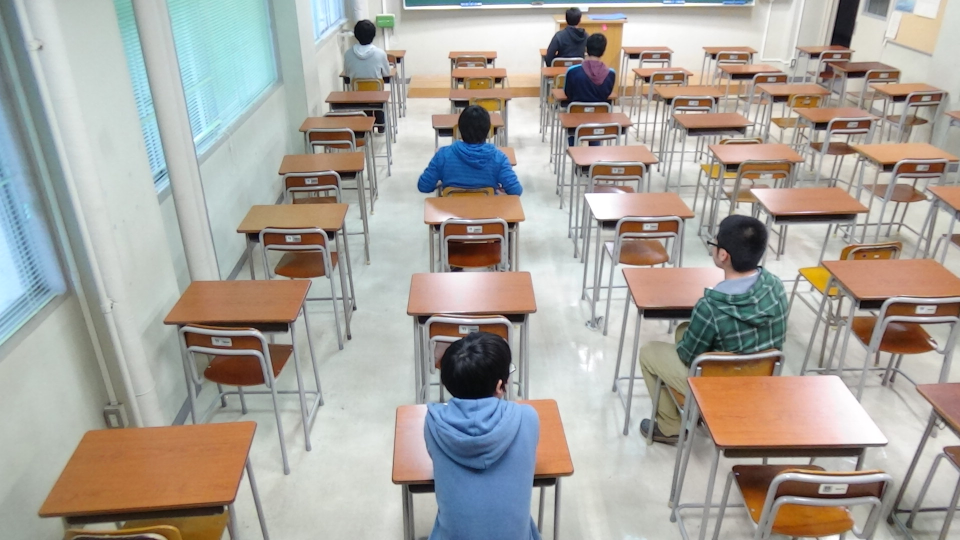
#> input picture ImageAnalysis/item/bright_hu.jpg, 1920 x 1080 px (shown at 1/2 size)
$ python contrast_down.py
#> lines starting #> are read from the running program, lines starting #| are printed output that depends on the picture; after the words box and inside, x2 and y2 are one past the last pixel; in counts of white or black regions, pixels touching at a corner belong together
### ImageAnalysis/Binarization2.py
import cv2
import numpy as np

# 4近傍の定義
neiborhood4 = np.array([[0, 1, 0],
                        [1, 1, 1],
                        [0, 1, 0]],
                        np.uint8)

# 8近傍の定義
neiborhood8 = np.array([[1, 1, 1],
                        [1, 1, 1],
                        [1, 1, 1]],
                        np.uint8)

#膨張
def dilate(src_img):
    # 8近傍で膨張処理
    for i in range(3):
        src_img = cv2.dilate(src_img,
                              neiborhood8,
                              iterations=1)
    return src_img

#圧縮
def erode(src_img):
    # 8近傍で縮小処理
    for i in range(3):
        src_img = cv2.erode(src_img,
                              neiborhood8,
                              iterations=1)
    return src_img

#2値化
# [22 lines left out: function binarization2, not called in this run]

### ImageAnalysis/MouseColor.py
# -*- coding: utf-8 -*-
import cv2

# マウスイベント時に処理を行う
# [5 lines left out: function mouse_event, not called in this run]

def get_mouse_color(src_img):
    # ウィンドウのサイズを変更可能にする
    cv2.namedWindow("img", cv2.WINDOW_NORMAL)
    # マウスイベント時に関数mouse_eventの処理を行う
    cv2.setMouseCallback("img", mouse_event, src_img)

    # 「Q」が押されるまで画像を表示する
    while (True):
        cv2.imshow("img", src_img)
        if cv2.waitKey(1) & 0xFF == ord("q"):
            break

    cv2.destroyAllWindows()

### ImageAnalysis/contrast_down.py
# -*- coding: utf-8 -*-

import cv2
import numpy as np
from MouseColor import *
from Binarization import *
from Binarization2 import *
from table_correction import *

table = [[0 for i in range(8)] for j in range(6)]

if __name__ == '__main__':

    print (table)
    # 席情報の表示
    for i in table:
        for j in i:
            print (j, end=' ')
        print ()
    print ()

    """
    # 席の補正情報を表示
    for i in table_correction:
        for j in i:
            print (j, end=' ')
        print ()
    """
    #コントラストを下げる
    gamma_down =0.2
    #コントラストを上げる
    gamma_up = 8

    # ルックアップテーブルの生成
    look_up_table1 = np.zeros((256, 1), dtype = 'uint8' )
    look_up_table2 = np.zeros((256, 1), dtype = 'uint8' )

    #カラー画像
    img_src = cv2.imread("./item/bright_hu.jpg", 1)
#> img_src is the input picture: shape (1080, 1920, 3); mean B, G, R 156.8, 163.7, 167.8
    #コピー
    img = img_src.copy()

    #それぞれの補正値を決める
    for i in range(256):
        look_up_table1[i][0] = 255 * pow(float(i) / 255, 1.0 / gamma_down)
        look_up_table2[i][0] = 255 * pow(float(i) / 255, 1.0 / gamma_up)

    #暗い補正
    img_gamma = cv2.LUT(img_src, look_up_table1)
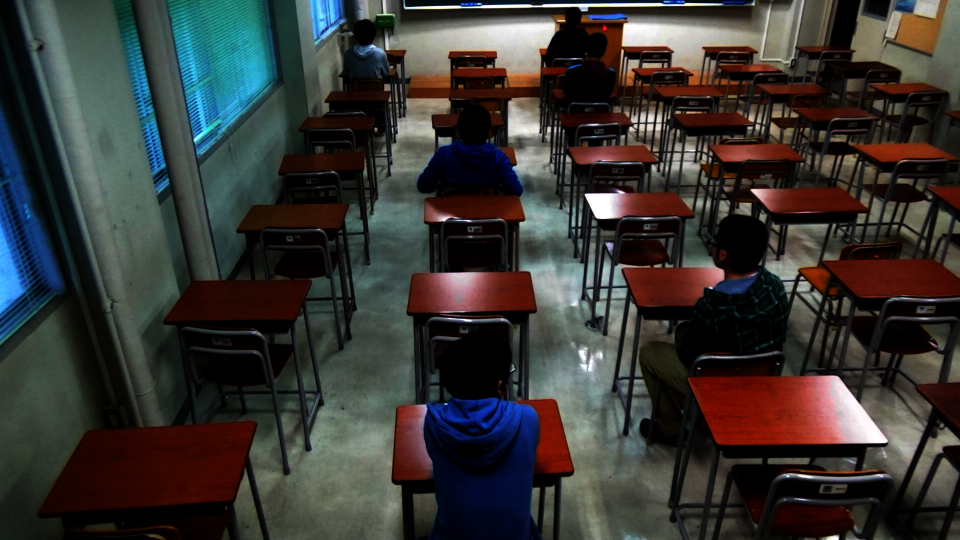
#> img_gamma: shape (1080, 1920, 3) (shown at 1/2 size); mean B, G, R 51.2, 54, 55.5
    #明るい補正
    img_gamma = cv2.LUT(img_gamma, look_up_table2)
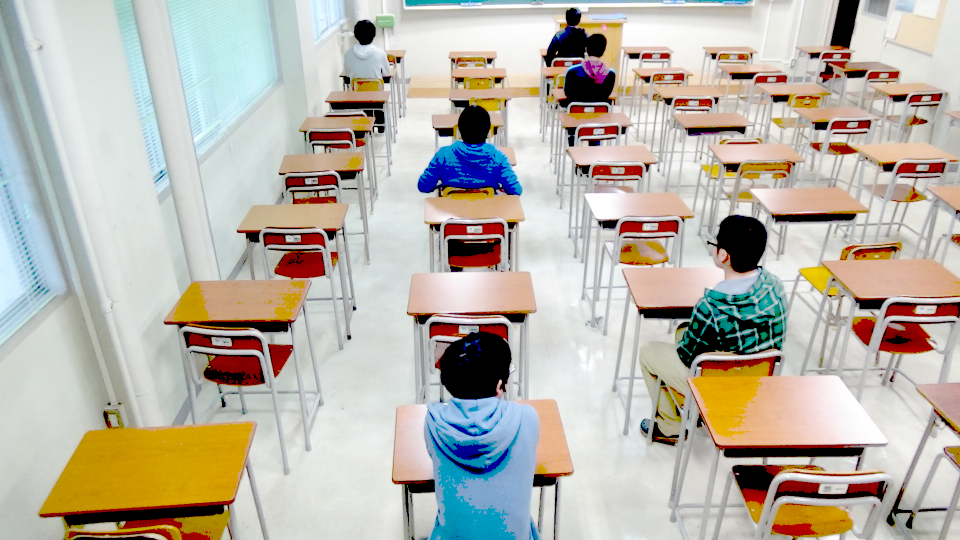
#> img_gamma: shape (1080, 1920, 3) (shown at 1/2 size); mean B, G, R 169.3, 179.9, 185.3

    #カラーをグレー化
    gray_img = cv2.cvtColor(img_gamma, cv2.COLOR_RGB2GRAY)
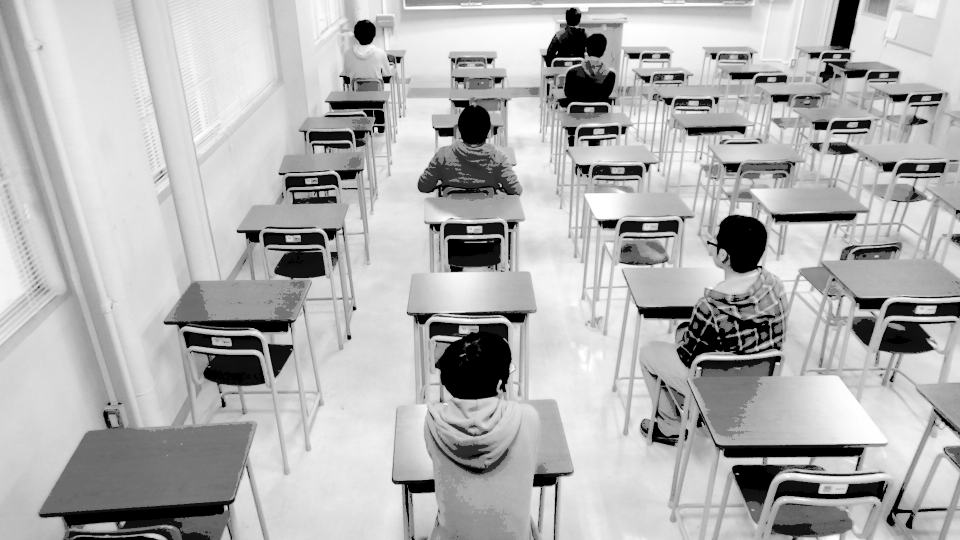
#> gray_img: shape (1080, 1920) (shown at 1/2 size); min 0, max 255, mean 177.3

    #膨張
    # for i in range(3):
    gray_img = dilate(gray_img)
#> the loop in dilate, `for i in range(3):` made 3 passes
#> pass 1, in dilate, `src_img = cv2.dilate(src_img, neiborhood8, iterations=1)`:
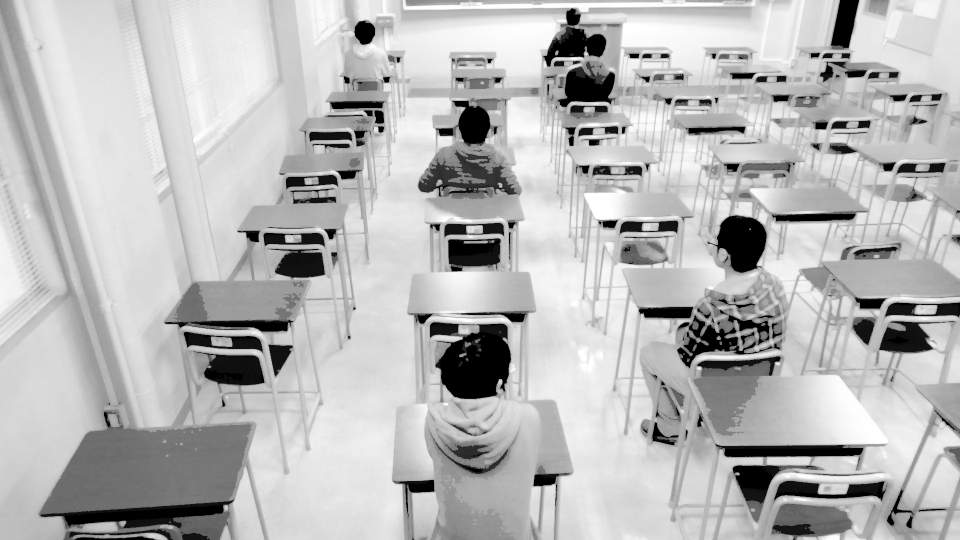
#> src_img: shape (1080, 1920) (shown at 1/2 size); min 0, max 255, mean 184.1
#> pass 3, in dilate, `src_img = cv2.dilate(src_img, neiborhood8, iterations=1)`:
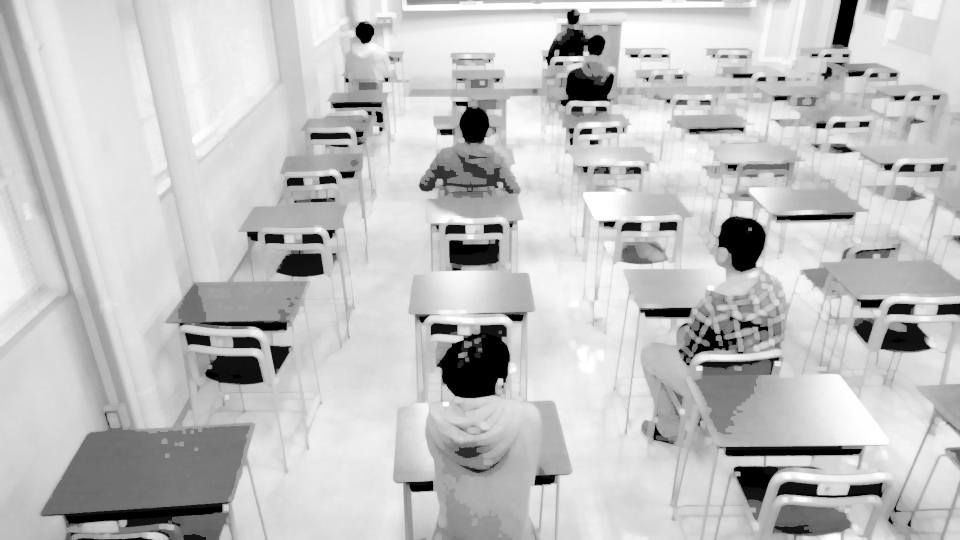
#> src_img: shape (1080, 1920) (shown at 1/2 size); min 0, max 255, mean 193.3
    #圧縮
    # for i in range(3):
    gray_img = erode(gray_img)
#> the loop in erode, `for i in range(3):` made 3 passes
#> pass 3, in erode, `src_img = cv2.erode(src_img, neiborhood8, iterations=1)`:
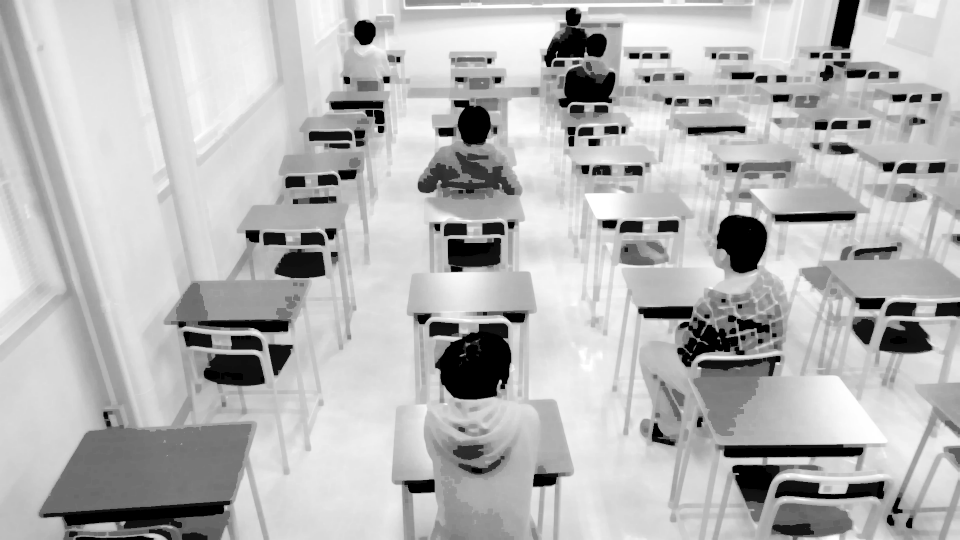
#> src_img: shape (1080, 1920) (shown at 1/2 size); min 0, max 255, mean 182.1
    gray_img = dilate(gray_img)
    gray_img = erode(gray_img)

    #canny法でエッジ検出
    canny_img = cv2.Canny(gray_img, 100, 1000)
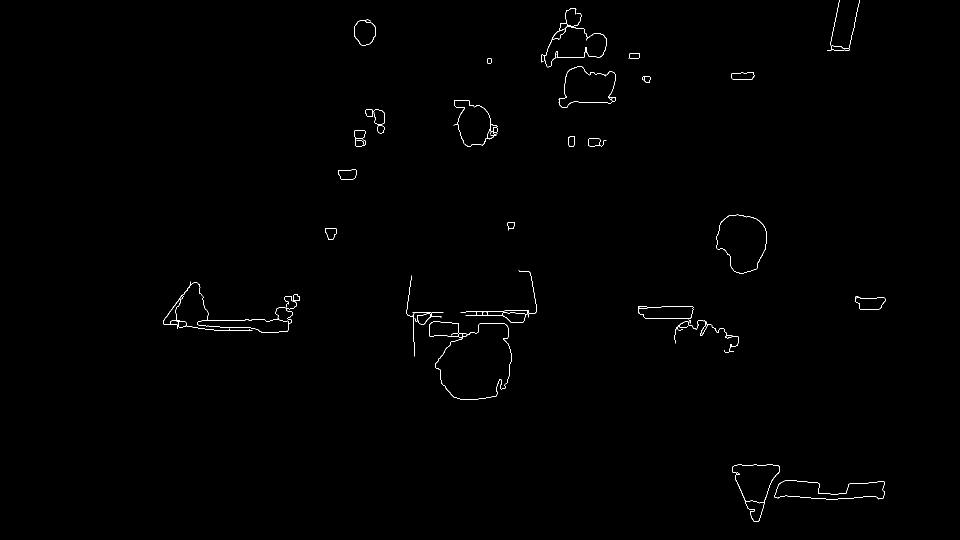
#> canny_img: shape (1080, 1920) (shown at 1/2 size); 0.39% white in thin lines or dots, all inside (x1, y1, x2, y2) = (327, 0, 1771, 1044)

    """
    円の検出 対象の画像:canny_img, 変換方法：HOUGH_GRADIENT, param2
    dp ・・・ 処理するときに元画像の解像度を落として検出する場合は増やす。
　　　　　　例えば、1だとそのままの画質で処理して、2だと1/2に縮小して処理するらしい。
    minDist ・・・ 検出される円と円の最小距離
    param1 ・・・ 「Cannyのエッジ検出器で用いる二つのしきい値の高い方」らしい。
    　　　　　　　　　低いほどいろんなエッジを検出する
    param2 ・・・ 中心検出計算時のしきい値。低いほど円じゃないものも検出する
    minRadius ・・・ 最小半径
    maxRadius ・・・ 最大半径
    """
    circles = cv2.HoughCircles(canny_img, cv2.HOUGH_GRADIENT,
                dp=2, minDist=20, param1=20, param2=50,
                minRadius=10, maxRadius=60)
#> circles = 26 rows, first 8: [1483, 487, 56.6], [1147, 105, 52.2], [1185, 159, 45.6], [873, 669, 45.6], [943, 251, 41.2], [729, 63, 23.2], [1159, 79, 54.2], [1505, 965, 36.8]

    # imgに検出した円を書き込む
    if circles is not None:
        for (x, y, r) in circles[0]:
            i = 0
            for table_c in table_correction:
                j = 0
                for (correction_x, correction_y, correction_r) in table_c:
                    if correction_x == x and correction_y == y:
                        cv2.circle(img, (x, y), r, (255, 255, 255), 1)
                        table[i][j] = 1
                        print (x, y, r)
                    j += 1
                i += 1
#> this loop made 26 passes
#> (x, y, r) on passes 1 to 12: (1483, 487, 56.6), (1147, 105, 52.2), (1185, 159, 45.6), (873, 669, 45.6), (943, 251, 41.2), (729, 63, 23.2), (1159, 79, 54.2), (1505, 965, 36.8), (369, 615, 41.2), (981, 657, 36.8), (1025, 599, 45.6), (399, 607, 50)
#| 1143.0 37.0 17.8
#| 1195.0 91.0 23.0
#> img: shape (1080, 1920, 3); 0.01% of pixels changed, all inside (x1, y1, x2, y2) = (1126, 20, 1219, 115)
#> after the loop, table = [[0, 0, 0, 0, 0, 0, 0, 0], [0, 0, 0, 0, 0, 0, 0, 0], [1, 0, 1, 0, 0, 0, 0, 0], [0, 0, 0, 0, 0, 0, 0, 0], [0, 0, 0, 0, 0, 0, 0, 0], [0, 0, 0, 0, 0, 0, 0, 0]]

    # talbleの描画
    for i in table:
        for j in i:
            print (j, end=' ')
        print ()
#> this loop made 6 passes
#| 0 0 0 0 0 0 0 0
#| 0 0 0 0 0 0 0 0
#| 1 0 1 0 0 0 0 0
#| 0 0 0 0 0 0 0 0
#| 0 0 0 0 0 0 0 0
#| 0 0 0 0 0 0 0 0
    print ()

    # 表示
    cv2.imshow("canny", canny_img)
    cv2.imshow("gray", gray_img)
    cv2.imshow("img", img)
    #1/2サイズで描画
    # get_mouse_color(cv2.resize(img, None, fx = 1/2, fy = 1/2))
    #デフォルトサイズで描画
    get_mouse_color(img)
#> (key q is pressed here)
    # cv2.imwrite("canny.png", canny_img)
    # cv2.imwrite("people_detection.png", img)
    cv2.waitKey(0)
    #cv2.destroyAllWindows()

$ run again, with ImageAnalysis/item/bright_nohu.jpg copied over ImageAnalysis/item/bright_hu.jpg
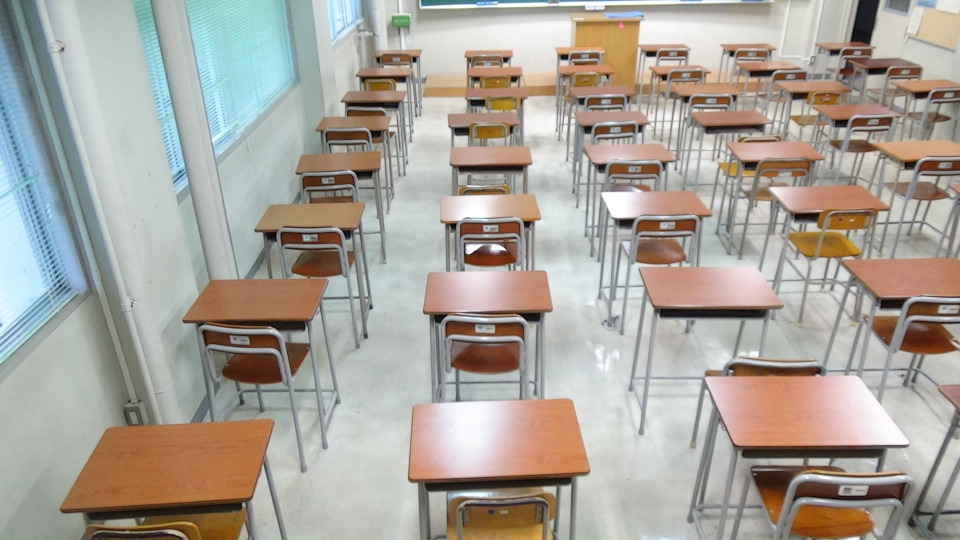
#> input picture ImageAnalysis/item/bright_nohu.jpg, 1920 x 1080 px (shown at 1/2 size)
#> img_src is the input picture: shape (1080, 1920, 3); mean B, G, R 154.8, 163.3, 168.7
#> the loop in dilate, `for i in range(3):` made 3 passes
#> pass 1, in dilate, `src_img = cv2.dilate(src_img, neiborhood8, iterations=1)`:
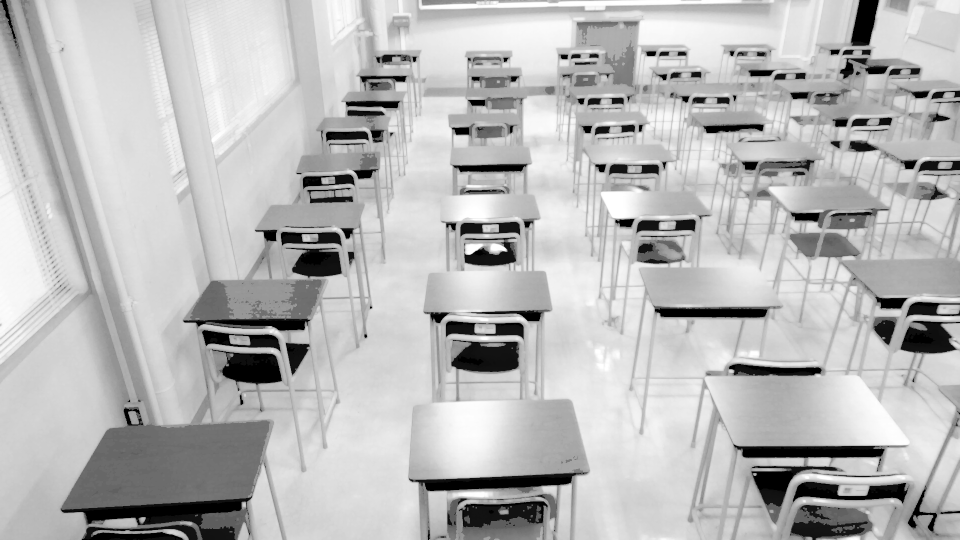
#> src_img: shape (1080, 1920) (shown at 1/2 size); min 0, max 255, mean 185
#> `canny_img = cv2.Canny(gray_img, 100, 1000)`:
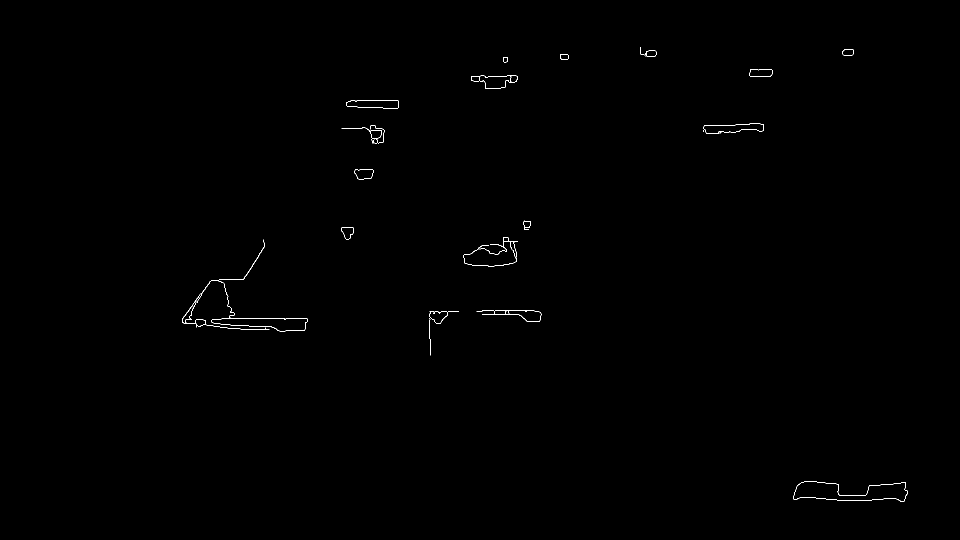
#> canny_img: shape (1080, 1920) (shown at 1/2 size); 0.21% white in thin lines or dots, all inside (x1, y1, x2, y2) = (365, 94, 1815, 1004)
#> circles = [[445, 607, 47.8], [411, 607, 45.6], [473, 605, 47.8], [747, 229, 30.2], [1005, 511, 29], [431, 581, 20.6], [435, 627, 28], [969, 511, 21.2], [747, 267, 14.2]]
#> the loop `for (x, y, r) in circles[0]:` made 9 passes
#> after the loop `for (x, y, r) in circles[0]:`: table = [[0, 0, 0, 0, 0, 0, 0, 0], [0, 0, 0, 0, 0, 0, 0, 0], [0, 0, 0, 0, 0, 0, 0, 0], [0, 0, 0, 0, 0, 0, 0, 0], [0, 0, 0, 0, 0, 0, 0, 0], [0, 0, 0, 0, 0, 0, 0, 0]]
#> the loop `for i in table:` made 6 passes
#| 0 0 0 0 0 0 0 0
#| 0 0 0 0 0 0 0 0
#| 0 0 0 0 0 0 0 0
#| 0 0 0 0 0 0 0 0
#| 0 0 0 0 0 0 0 0
#> (further printed lines are left out)
